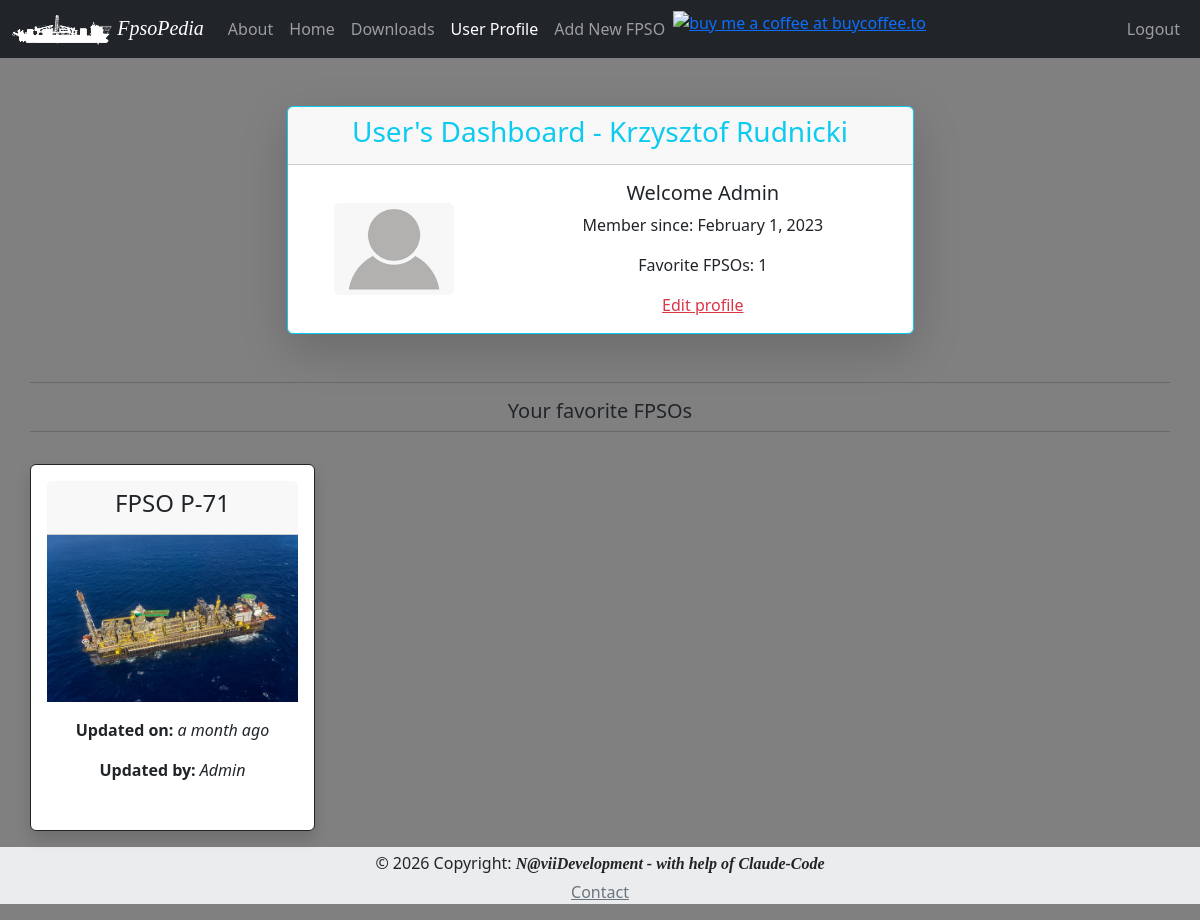
Screenshot of /user_dashboard/Admin (signed in) with the database file from the repository.
### App/models.py (models this page shows, shortened)
class User (db.Model, UserMixin):
    id = db.Column(db.Integer, primary_key=True)
    user_name = db.Column(db.String, index=True)
    user_surname = db.Column(db.String, index=True)
    username = db.Column(db.String, index=True, unique=True)
    user_email = db.Column(db.String, index=True, unique=True)
    user_blog = db.Column(db.String, index=True)
    user_password_hash = db.Column(db.String(128))
    user_since = db.Column(db.DateTime, default=datetime.utcnow)
    user_last_seen= db.Column(db.DateTime, default=datetime.utcnow)
    favorite = db.relationship('Fpso', secondary=favorite, backref='followers', lazy='dynamic')
    posts = db.relationship('Post', backref = 'author', lazy='dynamic')
    def favorite_fpso(self):
        favorite_fpsos = Fpso.query.join(favorite, (favorite.c.fpso_id==Fpso.id)).filter(favorite.c.user_id==self.id).order_by(Fpso.fpso_name)
        return favorite_fpsos

class Fpso(db.Model):
    id = db.Column(db.Integer, primary_key=True)
    fpso_owner = db.Column(db.String, index=True, default="None")
    timestamp = db.Column(db.DateTime, default=datetime.utcnow)
    fpso_name = db.Column(db.String, unique=True, index=True)
    fpso_basin = db.Column(db.String, default="None", nullable = True)
    fpso_img_name = db.Column(db.String, default="default_fpso_card")
    fpso_remarks = db.Column(db.String, default="None")
    fpso_psn_lat_deg = db.Column(db.String, nullable = True)
    fpso_psn_lat_min = db.Column(db.String, nullable = True)
    fpso_psn_lat_sec = db.Column(db.String, nullable = True)
    fpso_psn_lat_NS = db.Column(db.String, default="S", nullable = True)
    fpso_psn_long_deg = db.Column(db.String, nullable = True)
    fpso_psn_long_min = db.Column(db.String, nullable = True)
    fpso_psn_long_sec = db.Column(db.String, nullable = True)
    fpso_psn_long_WE = db.Column(db.String, default="W", nullable = True)
    fpso_hdg = db.Column(db.String, nullable = True)
    fpso_disch_rate = db.Column(db.String, nullable = True)
    fpso_vhf = db.Column(db.String, default="None", nullable = True)
    fpso_email_1 = db.Column(db.String, default="fpso@example.com", nullable = True)
    fpso_email_2 = db.Column(db.String, default="fpso@example.com", nullable = True)
    fpso_email_3 = db.Column(db.String, default="fpso@example.com", nullable = True)
    fpso_email_4 = db.Column(db.String, default="fpso@example.com", nullable = True)
    fpso_email_5 = db.Column(db.String, default="fpso@example.com", nullable = True)
    cargo_name = db.Column(db.String, nullable = True)
    cargo_API = db.Column(db.String, nullable = True)
    cargo_dens = db.Column(db.String, nullable = True)
    cargo_temp = db.Column(db.String, nullable = True)
    cargo_bsw = db.Column(db.String, nullable = True)
    cargo_line_displ_fwd = db.Column(db.String, nullable = True)
    cargo_Hose_Flush_fwd = db.Column(db.String, nullable = True)
    cargo_line_displ_aft = db.Column(db.String, nullable = True)
    cargo_Hose_Flush_aft = db.Column(db.String, nullable = True)
    cargo_info = db.Column(db.String, nullable = True)
    darps_ID_fwd = db.Column(db.String, nullable = True)
    darps_1_tdma_fwd = db.Column(db.String, nullable = True)
    darps_2_tdma_fwd = db.Column(db.String, nullable = True)
    darps_info_fwd = db.Column(db.String, nullable = True)
    darps_1_ts_fwd = db.Column(db.String, nullable = True)
    darps_2_ts_fwd= db.Column(db.String, nullable = True)
    darps_ID_aft = db.Column(db.String, nullable = True)
    darps_1_tdma_aft = db.Column(db.String, nullable = True)
    darps_2_tdma_aft = db.Column(db.String, nullable = True)
    darps_info_aft = db.Column(db.String, nullable = True)
    darps_1_ts_aft = db.Column(db.String, nullable = True)
    darps_2_ts_aft= db.Column(db.String, nullable = True)
    artemis_address_code_fwd = db.Column(db.String, nullable = True)
    artemis_freq_pair_fwd = db.Column(db.String, nullable = True)
    artemis_info_fwd = db.Column(db.String, nullable = True)
    fanbeam_info_fwd = db.Column(db.String, nullable = True)
    radius_info_fwd = db.Column(db.String, nullable = True)
    artemis_address_code_aft = db.Column(db.String, nullable = True)
    artemis_freq_pair_aft = db.Column(db.String, nullable = True)
    artemis_info_aft = db.Column(db.String, nullable = True)
    fanbeam_info_aft = db.Column(db.String, nullable = True)
    radius_info_aft = db.Column(db.String, nullable = True)
    remarks = db.relationship('Remark', backref='fpso', lazy='dynamic')

### App/routes.py (the view)
@app.route('/user_dashboard/<username>')
@login_required
def dashboard(username):
    admin = "Admin"
    user = User.query.filter_by(username = username).first_or_404()
    followed_fpso = user.favorite_fpso()
    return render_template('dashboard.html', title='User Dashboard', user=user, fpsos=followed_fpso, admin=admin)

### App/models.py (called while the page is built)
@login.user_loader
def load_user(id):
    return User.query.get(int(id))

### App/templates/dashboard.html (shortened to what this page needs)
{% extends "base.html" %}
{% set active_page = 'dashboard' %}
{%  block content %}
<div class="container">
  <div class="row justify-content-center">
    <div class="col-12 col-md-10 col-lg-7">
      <div class="card border-info shadow-lg mb-5 bg-body rounded">
        <div class="card-header text-center text-info">
          <h3>User's Dashboard - {{ user.user_name }} {{ user.user_surname }}</h3>
        </div>
        <div class="card-body">
          <div class="row align-items-center">
            <div class="col-12 col-sm-4 text-center mb-3 mb-sm-0">
              <img src="{{ url_for('static', filename='img/default-profile.png') }}" alt="Profile" class="img-fluid rounded" style="max-width: 120px;">
            </div>
            <div class="col-12 col-sm-8">
              <h5 class="card-title">Welcome {{ user.username }}</h5>
              <p class="card-text">Member since: {{ moment(user.user_since).format('LL') }}</p>
              <p class="card-text">Favorite FPSOs: {{ user.favorite.count() }}</p>
              <p class="card-text"><a href="{{ url_for('edit_user', username=user.username) }}" class="card-link link-danger">Edit profile</a></p>
            </div>
          </div>
        </div>
      </div>
    </div>
  </div>
</div>
<div class="row mb-3">
  <hr>
  <h5 class="text-center">Your favorite FPSOs</h5>
  <hr>
</div>
<div class="row">
        {% if fpsos %}
            {% for fpso in fpsos %}
             {% include '_fpso.html' %}
            {% endfor %}
        {% else %}
            <p class="text-center text-muted">You do not have favorite FPSOs!!!</p>
        {% endif %}
    </div>
{% endblock %}

### App/templates/_fpso.html (shortened to what this page needs)
{% set logo = fpso.fpso_img_name %}
<div class="card border-dark mb-3 col-12 col-lg-3 shadow p-3 bg-body rounded">
  <div class="card-header ">
    <h4>{{ fpso.fpso_name }}</h4>
  </div>
    <div class="row">
      <img src="{{ url_for('static', filename='img/{}.jpg'.format(logo)) }}" class="rounded float-start" alt="FPSO Image">
      <div class="col">
        <div class="card-body text-dark">
        <p class="card-text"><b>Updated on:</b> <em>{{ moment(fpso.timestamp).fromNow(refresh=True) }}</em></p>
        <p class="card-text"><b>Updated by:</b>  <em>{{ fpso.fpso_owner }}</em></p>
      </div>
    </div>
  </div>
</div>

### App/static/css/style.css (style rules this page uses)
body { background-color: gray; }

### rows the page displays
User: user_name "Krzysztof", user_surname "Rudnicki", username "Admin", user_since "February 1, 2023"
Fpso: fpso_name "FPSO P-71", fpso_img_name (picture), timestamp "a month ago", fpso_owner "Admin"

### other values shown
{{ user.favorite.count() }} "1"
